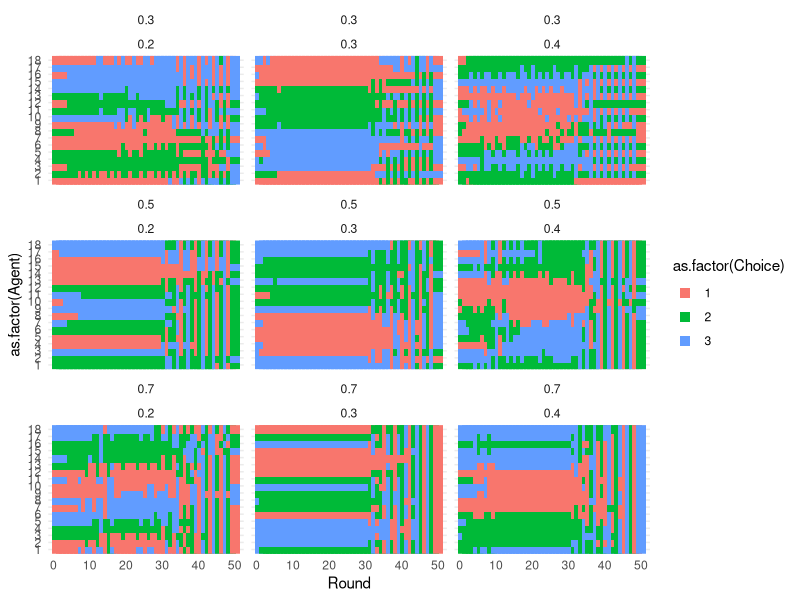

The R script that drew this image:
## ---- chunk 1
knitr::opts_chunk$set(echo = TRUE)
## ---- chunk 2
library(tidyverse)
library(ggplot2)
## ---- chunk 3

# CREATE NETWORK FUNCTION
# Function that returns a matrix as an edge list. Row number represents each agent and column 1 and 2 represent the neighbors of each agent. 
createNetwork = function(nA){
  
  #Create an empty matrix with 3 columns ans as many rows as number of agents
  agentNetwork = matrix(ncol = 2, nrow = nA)
  
  #Loop through all agents
  for (a in 1:nA){
    
    # If its the first agent, make an edge to the last and the second agent
    if (a == 1){
      edge1 = nA
      edge2 = 2
    }
    
    # If its the last agent, make an edge to the last-1 and the first agent
    if (a == nA){
      edge1 = a-1
      edge2 = 1
    }
    
    # If its any agent between 2 and the last-1, make an edge to the agents one lower and the agent one higher
    if(a %in% 2:(nA-1)){
      edge1 = a-1
      edge2 = a+1
    }
    
    # save the data into the matrix
    agentNetwork[a,1] = edge1
    agentNetwork[a,2] = edge2
  }
  
  return(agentNetwork)
}


# CREATE PROJECTS FUNCTION
# Function that returns a vector representing the number of tasks in each project
createProjects = function(nA, nP, nR){
  tasks = nA*nR/nP # formula for the number of tasks
  projectList = c(rep(tasks,nP)) # repeat the number of tasks nP times and make it into a vector
  
  return(projectList)
}


# CREATE AGENTS' EXPECTATIONS FUNCTION
# Function that returns a matrix with starting values of expectations. Each row is an agent and each column is a project.
createExpectations = function(nA, nP){
  
  # Prepare an empty matrix
  expMatrix = matrix(ncol = nP, nrow = nA) 
  
  # Loop through agents and loop through projects and insert a number on the agent,project place in the matrix
  for(a in 1:nA){
    for(p in 1:nP){
      expMatrix[a,p] = runif(1) # Random number between 0 and 1 drawn from a uniform distribution
    }
  }
  return(expMatrix)
}


# SIMULATION FUNCTION
# Function that runs the simulation an returns a data frame.
simulation = function(nA, nP, nR, rewardExp, taskThresh, alpha, beta){
  
  # Use other functions to set up the simulation
  network = createNetwork(nA)
  projects = createProjects(nA, nP, nR)
  expectations = createExpectations(nA, nP)
  nTasks = projects[1]
  
  #prepare a list for storing the data of each round
  data_list = list()
  i = 1
  
  #Loop through each round
  for (round in 1:nR){
    
    #set up a vector for how many works on each project this round (same structure as the projects vector)
    work = c(rep(0,nP))
    
    # Empty vector for putting in the choices of the agents. (the structure will be: value n = choice of agent n)
    projectChoice = c()
    
    # CHOOSE PROJECT
    # Loop through agents
    for (a in 1:nA){
      
      # Find the project with the highest expectation
      proj =  which.max(expectations[a,])#which.max returns the placement of a number in a vector
      
      #add one to the project in "work" and store the choice in "projectChoice"
      work[proj] = work[proj] + 1
      projectChoice[a] = proj
    }
    
    # REWARDS
    # Calculate reward per project
    rewards = c(rep(0,nP)) # Empty vector for total rewards per project
    maxOpt = nA/nP # Maximum number of agentes working a project in order to get the optimal (1) reward per agent
    
    # loop through projects and calculate amount of total rewards based on the amount of agents working each project
    for (p in 1:nP){
      
      # if the number of agents working the project is less or equal to maxOpt, put this number on the total amount of reward for this project. Else, use the function to calculate it.
      if (work[p] <= maxOpt){ 
        rewards[p] = work[p]
      } else {
        # Function for calculating total amount of rewards.
        # rewardExp is the exponent defined outside the simulation.
        # (work[p]-maxOpt+1) is just the number of agents above maxOpt + 1 (to make the exponent work from the first agent above maxOpt)
        # the minus 1 in the end is add to shift it down to the intercept
        rewards[p] = maxOpt + (work[p]-maxOpt+1)^rewardExp-1 
      }
      
      #if the number of tasks left is lower than a percentage (defined outside the simulation) of the max amount of tasks, then calculate a modifier and apply it to the total amount of rewards.
      if (projects[p] < nTasks*taskThresh){
        percentageLeft = projects[p] / nTasks # How much work is left
        modifier = percentageLeft/taskThresh # percentage left since the threshold as a modifier
        rewards[p] = rewards[p] * modifier # Apply the modifier
      }
    }
    
    #calculate reward per agent
    # for each agent, divide the total number of reward on the chosen project and divide it with the amount of agents who worked that project and store it as this agents reward in a vector.
    agentReward = c() 
    for (a in 1:nA){
      p = projectChoice[a]
      agentReward[a] = rewards[p]/work[p]
    }
    
    #UPDATE EXPECTAIONS
    # new exp = alpha * reward + (1 - alpha) * exp ... (IS THIS RIGHT???)
    # loop through agents and calculate new expextation for the project they chose and replace it with the old one
    for (a in 1:nA){
      p = projectChoice[a] 
      newExp = alpha * agentReward[a] + (1-alpha) * expectations[a,p]
      expectations[a,p] = newExp
    }
    
    # Loop through agents and check if the naighbors (egdes in the network) chose a different project. If they did update this project as well using the method above (but with beta instead of alpha)
    for (a in 1:nA){
      n1 = network[a,1]
      n2 = network[a,2]
      
      if (projectChoice[a] != projectChoice[n1]){
        p = projectChoice[n1] 
        newExp = beta * agentReward[n1] + (1-beta) * expectations[a,p]
        expectations[a,p] = newExp
      }
      
      if (projectChoice[a] != projectChoice[n2]){
        p = projectChoice[n2] 
        newExp = beta * agentReward[n2] + (1-beta) * expectations[a,p]
        expectations[a,p] = newExp
      }
    }
    
    #update projects (should this come before or after calculation of reward?)
    projects = projects - work # just subtracts the amount of work on each project with the amount of work left on each project.
    for (p in projects){
      if (p < 0){
        projects[p] = 0
        }
    }
    
    
    #SAVE THE DATA
    # the reason it takes this much code to save the data is that it should be flexible with number of columns in the final data frame as it changes with the number of projects.
    eNames = c()
    pNames = c()
    rNames = c()
    wNames = c()
    for (p in 1:nP){
      eNames = c(eNames, paste("Expectation", p, sep = ""))
      pNames = c(pNames, paste("Project", p,"_Tasks", sep = ""))
      rNames = c(rNames, paste("Project", p, "_Rewards", sep = ""))
      wNames = c(wNames, paste("Project", p, "_Work", sep = ""))
    }
    
    temp_data = as.data.frame(matrix(nrow = nA, ncol = nP*4+10))
    colnames(temp_data) = c(
      "Round",
      "Agent",
      "Choice",
      "Reward",
      eNames,
      pNames,rNames,wNames,
      "alpha",
      "beta",
      "nAgents",
      "nProjects",
      "nTasks",
      "nRounds"
    )
    
    temp_data[,1] = round
    temp_data[,2] = 1:nA
    temp_data[,3] = projectChoice
    temp_data[,4] = agentReward
    
    for (p in 1:nP){
      e = paste("Expectation", p, sep = "")
      pr = paste("Project", p,"_Tasks", sep = "")
      r = paste("Project", p, "_Rewards", sep = "")
      w = paste("Project", p, "_Work", sep = "")
      
      temp_data[e] = expectations[,p]
      temp_data[pr] = projects[p]
      temp_data[r] = rewards[p]
      temp_data[w] = work[p]
    }
    
    n = ncol(temp_data)
    temp_data[,n-5] = alpha
    temp_data[,n-4] = beta
    temp_data[,n-3] = nA
    temp_data[,n-2] = nP
    temp_data[,n-1] = nTasks
    temp_data[,n] = nR
    
    #saving this rounds data into a list of data frames
    data_list[[i]] = temp_data
    i = i + 1
    
    
  } # End of the round loop
  
  # combine all the data frames in the data_list into one 
  data = do.call(rbind, data_list)
  
  return(data)
  
}

## ---- chunk 4
nRounds = 50
nAgents = 18
nProjects = 3
rewardExp = 0.5
taskThresh = 0.4
alpha = c(0.3, 0.5, 0.7)
beta = c(0.2, 0.3, 0.4)

## ---- chunk 5
data_list = list()
i = 1
for (a in alpha){
  for (b in beta){
    data_list[[i]] = simulation(nAgents, nProjects, nRounds, rewardExp, taskThresh, a, b)
    i = i + 1
  }
}
data = do.call(rbind, data_list)
## ---- chunk 6
ggplot(data, aes(y = as.factor(Agent), x = Round)) +
  geom_point(aes(color = as.factor(Choice)), shape = 15, size = 3) +
  facet_wrap(alpha~beta) +
  theme_minimal()
